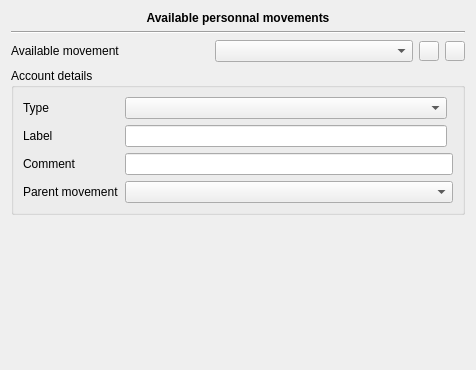
<?xml version="1.0" encoding="UTF-8"?>
<ui version="4.0">
 <class>Account::Internal::AvailableMovementWidget</class>
 <widget class="QWidget" name="Account::Internal::AvailableMovementWidget">
  <property name="geometry">
   <rect>
    <x>0</x>
    <y>0</y>
    <width>476</width>
    <height>370</height>
   </rect>
  </property>
  <property name="windowTitle">
   <string>Form</string>
  </property>
  <layout class="QGridLayout" name="gridLayout_2">
   <item row="0" column="0" colspan="4">
    <widget class="QLabel" name="label">
     <property name="sizePolicy">
      <sizepolicy hsizetype="Expanding" vsizetype="Fixed">
       <horstretch>0</horstretch>
       <verstretch>0</verstretch>
      </sizepolicy>
     </property>
     <property name="font">
      <font>
       <weight>75</weight>
       <bold>true</bold>
      </font>
     </property>
     <property name="text">
      <string>Available personnal movements</string>
     </property>
     <property name="alignment">
      <set>Qt::AlignCenter</set>
     </property>
    </widget>
   </item>
   <item row="1" column="0" colspan="4">
    <widget class="Line" name="line">
     <property name="orientation">
      <enum>Qt::Horizontal</enum>
     </property>
    </widget>
   </item>
   <item row="2" column="2">
    <widget class="QPushButton" name="addButton">
     <property name="maximumSize">
      <size>
       <width>20</width>
       <height>20</height>
      </size>
     </property>
     <property name="text">
      <string/>
     </property>
    </widget>
   </item>
   <item row="2" column="3">
    <widget class="QPushButton" name="removeButton">
     <property name="maximumSize">
      <size>
       <width>20</width>
       <height>20</height>
      </size>
     </property>
     <property name="text">
      <string/>
     </property>
    </widget>
   </item>
   <item row="2" column="1">
    <widget class="QComboBox" name="movComboBox"/>
   </item>
   <item row="2" column="0">
    <widget class="QLabel" name="label_2">
     <property name="text">
      <string>Available movement</string>
     </property>
    </widget>
   </item>
   <item row="7" column="0">
    <spacer name="verticalSpacer">
     <property name="orientation">
      <enum>Qt::Vertical</enum>
     </property>
     <property name="sizeHint" stdset="0">
      <size>
       <width>20</width>
       <height>40</height>
      </size>
     </property>
    </spacer>
   </item>
   <item row="6" column="0" colspan="4">
    <widget class="QGroupBox" name="groupBox">
     <property name="title">
      <string>Account details</string>
     </property>
     <layout class="QGridLayout" name="gridLayout">
      <item row="7" column="0" colspan="2">
       <widget class="QLabel" name="label_4">
        <property name="text">
         <string>Comment</string>
        </property>
       </widget>
      </item>
      <item row="7" column="2" colspan="2">
       <widget class="QLineEdit" name="commentEdit"/>
      </item>
      <item row="8" column="0" colspan="2">
       <widget class="QLabel" name="label_5">
        <property name="text">
         <string>Parent movement</string>
        </property>
       </widget>
      </item>
      <item row="8" column="2" colspan="2">
       <widget class="QComboBox" name="parentComboBox"/>
      </item>
      <item row="4" column="2">
       <widget class="QComboBox" name="typeComboBox"/>
      </item>
      <item row="4" column="0">
       <widget class="QLabel" name="label_3">
        <property name="text">
         <string>Type</string>
        </property>
       </widget>
      </item>
      <item row="6" column="2">
       <widget class="QLineEdit" name="currentLabel"/>
      </item>
      <item row="6" column="0">
       <widget class="QLabel" name="label_9">
        <property name="text">
         <string>Label</string>
        </property>
       </widget>
      </item>
     </layout>
    </widget>
   </item>
  </layout>
 </widget>
 <tabstops>
  <tabstop>commentEdit</tabstop>
 </tabstops>
 <resources/>
 <connections/>
</ui>
